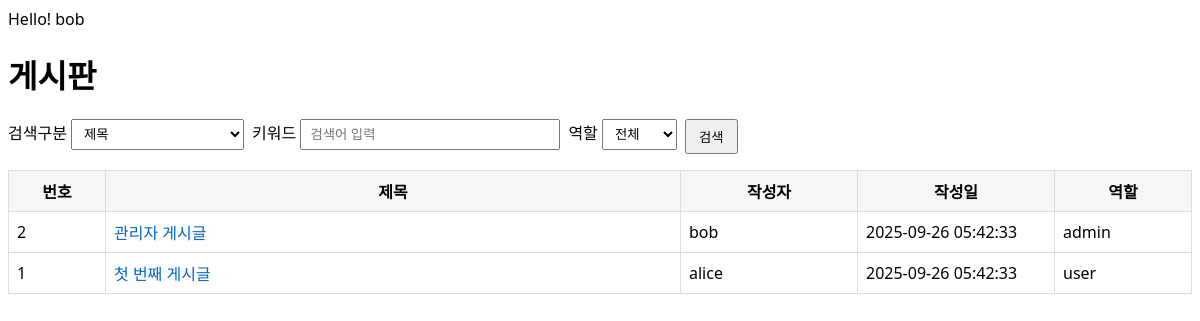
Page /board/board.php (signed in) on the committed database.
### tables this page shows
CREATE TABLE posts (
    id INT AUTO_INCREMENT PRIMARY KEY,
    title VARCHAR(200) NOT NULL,
    content TEXT NOT NULL,
    user_id INT NOT NULL,
    filename VARCHAR(255),
    role ENUM('user','admin') NOT NULL DEFAULT 'user',
    isSecret BOOLEAN NOT NULL DEFAULT FALSE,
    created_at TIMESTAMP DEFAULT CURRENT_TIMESTAMP,
    FOREIGN KEY (user_id) REFERENCES users(id) ON DELETE CASCADE
);

CREATE TABLE users (
    id INT AUTO_INCREMENT PRIMARY KEY,
    username VARCHAR(50) NOT NULL UNIQUE,
    email VARCHAR(100) NOT NULL UNIQUE,
    password VARCHAR(255) NOT NULL,
    profile VARCHAR(255) DEFAULT NULL,
    role ENUM('user','admin') NOT NULL DEFAULT 'user',
    created_at TIMESTAMP DEFAULT CURRENT_TIMESTAMP
);

### board/board.php (the view, shortened to what this page needs)
<?php
require '../config.php';
include '../header.php';
$q      = isset($_GET['q']) ? trim($_GET['q']) : '';
$field  = isset($_GET['field']) ? $_GET['field'] : 'title';
$role   = isset($_GET['role']) ? trim($_GET['role']) : '';
$where = [];
$whereSql = $where ? ('WHERE '.implode(' AND ', $where)) : '';
$sql = "
SELECT
    p.id,
    p.title,
    p.created_at,
    u.username AS author_name,
    COALESCE(p.role, u.role) AS role_name
FROM posts p
JOIN users u ON p.user_id = u.id
{$whereSql}
ORDER BY p.created_at DESC, p.id DESC
";
$stmt = $pdo->query($sql);
$rows = $stmt->fetchAll(PDO::FETCH_ASSOC);
$preserveQs = http_build_query([
    'q'     => $q,
    'field' => $field,
    'role'  => $role,
]);
?>
<!doctype html>
<html lang="ko">
<head>
</head>
<body>
  <h1>게시판</h1>
  <form class="search" method="get" action="">
    <label>
      검색구분
      <select name="field">
        <option value="title"   <?= $field==='title'?'selected':''; ?>>제목</option>
      </select>
    </label>
    <label>
      키워드
      <input type="text" name="q" value="<?= htmlspecialchars($q, ENT_QUOTES, 'UTF-8') ?>" placeholder="검색어 입력">
    </label>
    <label>
      역할
      <select name="role">
        <option value=""        <?= $role===''?'selected':''; ?>>전체</option>
      </select>
    </label>
    <button type="submit">검색</button>
  </form>
  <?php if (!$rows && $q !== ''): ?>
    <p class="no-results">"<?= htmlspecialchars($q, ENT_QUOTES, 'UTF-8') ?>"에 대한 검색 결과가 없습니다.</p>
  <?php elseif (!$rows): ?>
    <p class="muted">게시글이 없습니다.</p>
  <?php else: ?>
    <table>
      <thead>
        <tr>
          <th style="width:80px">번호</th>
          <th>제목</th>
          <th style="width:160px">작성자</th>
          <th style="width:180px">작성일</th>
          <th style="width:120px">역할</th>
        </tr>
      </thead>
      <tbody>
        <?php foreach ($rows as $r): ?>
          <?php
            $id = (int)$r['id'];
            $title = htmlspecialchars($r['title'], ENT_QUOTES, 'UTF-8');
            $author = htmlspecialchars($r['author_name'], ENT_QUOTES, 'UTF-8');
            $created = htmlspecialchars($r['created_at'], ENT_QUOTES, 'UTF-8');
            $roleName = htmlspecialchars($r['role_name'], ENT_QUOTES, 'UTF-8');
            $link = 'view.php?id=' . $id;
            if ($preserveQs !== '') {
                $link .= '&' . $preserveQs;
            }
          ?>
          <tr>
            <td><?= $id ?></td>
            <td><a href="<?= $link ?>"><?= $title ?></a></td>
            <td><?= $author ?></td>
            <td><?= $created ?></td>
            <td><?= $roleName ?></td>
          </tr>
        <?php endforeach; ?>
      </tbody>
    </table>
  <?php endif; ?>
</body>
</html>

### board/board.php (style rules this page uses)
body { font-family: system-ui, -apple-system, Segoe UI, Roboto, Helvetica, Arial, sans-serif; }
form.search { margin: 16px 0; display: flex; gap: 8px; flex-wrap: wrap; }
table { border-collapse: collapse; width: 100%; }
th, td { border: 1px solid #ddd; padding: 8px; }
thead th { background: #f7f7f7; }
input[type="text"] { padding: 6px 8px; width: 260px; }
select { padding: 6px 8px; }
button { padding: 6px 12px; cursor: pointer; }
a { text-decoration: none; color: #0066cc; }

### rows in the picture
posts: id "2", title "관리자 게시글", user.username "bob", created_at "2025-09-26 05:42:33", roleName "admin"
posts: id "1", title "첫 번째 게시글", user.username "alice", created_at "2025-09-26 05:42:33", roleName "user"

### other values in the picture
$_SESSION['username'] "bob"
